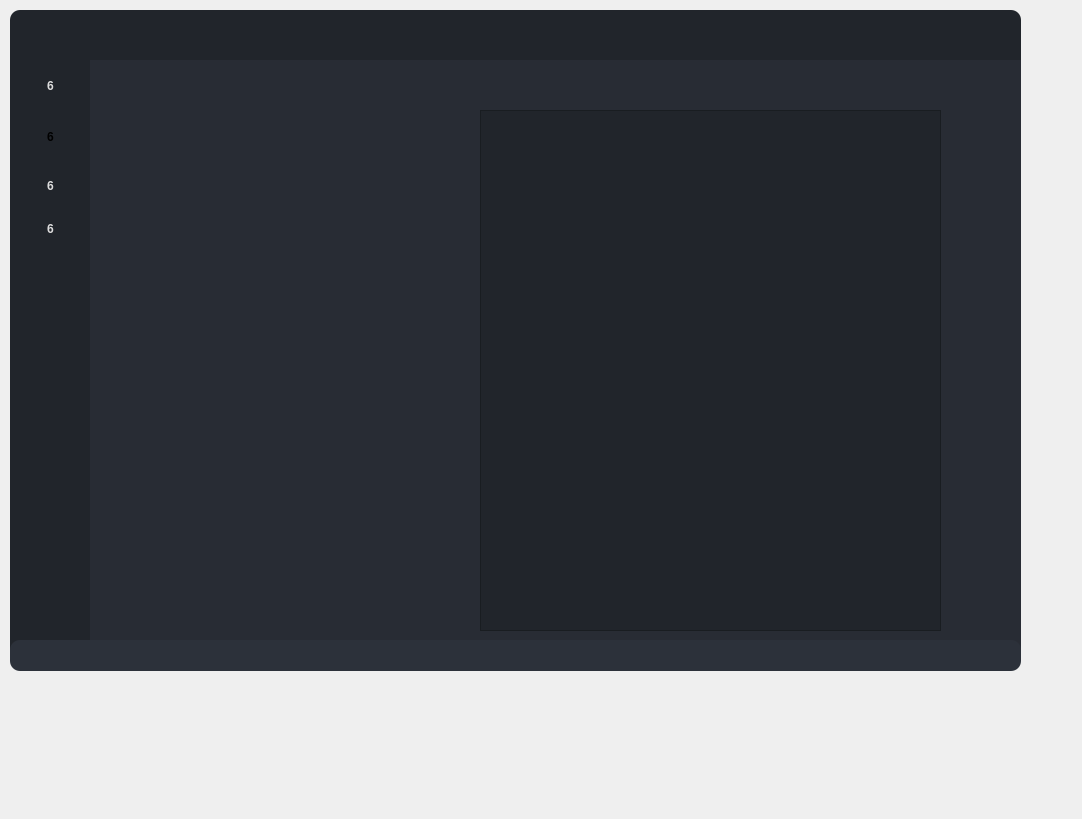
<?xml version="1.0" encoding="UTF-8"?>
<ui version="4.0">
 <class>Form</class>
 <widget class="QWidget" name="Form">
  <property name="geometry">
   <rect>
    <x>0</x>
    <y>0</y>
    <width>1082</width>
    <height>819</height>
   </rect>
  </property>
  <property name="windowTitle">
   <string>Form</string>
  </property>
  <widget class="QFrame" name="frame">
   <property name="geometry">
    <rect>
     <x>10</x>
     <y>10</y>
     <width>1011</width>
     <height>71</height>
    </rect>
   </property>
   <property name="styleSheet">
    <string notr="true">#frame{
	background-color: rgb(33, 37, 43);
	border-radius: 10px;
}</string>
   </property>
   <property name="frameShape">
    <enum>QFrame::StyledPanel</enum>
   </property>
   <property name="frameShadow">
    <enum>QFrame::Raised</enum>
   </property>
   <widget class="QPushButton" name="tip_btn">
    <property name="geometry">
     <rect>
      <x>250</x>
      <y>10</y>
      <width>51</width>
      <height>38</height>
     </rect>
    </property>
    <property name="font">
     <font>
      <family>Segoe UI</family>
      <pointsize>9</pointsize>
      <weight>75</weight>
      <bold>true</bold>
     </font>
    </property>
    <property name="styleSheet">
     <string notr="true">QPushButton {
    border-radius: 10px;
color:#dcdcdc ;
}
QPushButton:hover {
    /* Add your hover effect styles here */
    background-color: rgb(40,44,52); /* Example: change background color to red */
}</string>
    </property>
    <property name="text">
     <string/>
    </property>
    <property name="icon">
     <iconset>
      <normaloff>../../../Desktop/cil-bell.png</normaloff>../../../Desktop/cil-bell.png</iconset>
    </property>
   </widget>
  </widget>
  <widget class="QFrame" name="frame_2">
   <property name="geometry">
    <rect>
     <x>10</x>
     <y>60</y>
     <width>81</width>
     <height>601</height>
    </rect>
   </property>
   <property name="styleSheet">
    <string notr="true">
background-color: rgb(33, 37, 43);
border-radius: 10px;</string>
   </property>
   <property name="frameShape">
    <enum>QFrame::StyledPanel</enum>
   </property>
   <property name="frameShadow">
    <enum>QFrame::Raised</enum>
   </property>
   <widget class="QPushButton" name="exp_data_btn">
    <property name="geometry">
     <rect>
      <x>0</x>
      <y>50</y>
      <width>81</width>
      <height>53</height>
     </rect>
    </property>
    <property name="font">
     <font>
      <family>Segoe UI</family>
      <pointsize>9</pointsize>
      <weight>75</weight>
      <bold>true</bold>
     </font>
    </property>
    <property name="mouseTracking">
     <bool>false</bool>
    </property>
    <property name="autoFillBackground">
     <bool>false</bool>
    </property>
    <property name="styleSheet">
     <string notr="true">QPushButton#exp_data_btn {
    border-radius: 10px;
}
QPushButton:hover {
    /* Add your hover effect styles here */
    background-color: rgb(40,44,52); /* Example: change background color to red */
}</string>
    </property>
    <property name="text">
     <string>6</string>
    </property>
    <property name="icon">
     <iconset>
      <normaloff>../../../Desktop/cil-save.png</normaloff>../../../Desktop/cil-save.png</iconset>
    </property>
    <property name="iconSize">
     <size>
      <width>30</width>
      <height>30</height>
     </size>
    </property>
    <property name="checkable">
     <bool>false</bool>
    </property>
   </widget>
   <widget class="QPushButton" name="dp_btn">
    <property name="geometry">
     <rect>
      <x>0</x>
      <y>100</y>
      <width>81</width>
      <height>51</height>
     </rect>
    </property>
    <property name="font">
     <font>
      <family>Segoe UI</family>
      <pointsize>9</pointsize>
      <weight>75</weight>
      <bold>true</bold>
     </font>
    </property>
    <property name="styleSheet">
     <string notr="true">QPushButton#dp_btn {
    border-radius: 10px;
color:#dcdcdc ;
}
QPushButton:hover {
    /* Add your hover effect styles here */
    background-color: rgb(40,44,52); /* Example: change background color to red */
}
</string>
    </property>
    <property name="text">
     <string>6</string>
    </property>
    <property name="icon">
     <iconset>
      <normaloff>../../../Desktop/cil-pen-alt.png</normaloff>../../../Desktop/cil-pen-alt.png</iconset>
    </property>
   </widget>
   <widget class="QPushButton" name="da_btn">
    <property name="geometry">
     <rect>
      <x>0</x>
      <y>150</y>
      <width>81</width>
      <height>38</height>
     </rect>
    </property>
    <property name="font">
     <font>
      <family>Segoe UI</family>
      <pointsize>9</pointsize>
      <weight>75</weight>
      <bold>true</bold>
     </font>
    </property>
    <property name="styleSheet">
     <string notr="true">QPushButton {
    border-radius: 10px;
color:#dcdcdc ;
}
QPushButton:hover {
    /* Add your hover effect styles here */
    background-color: rgb(40,44,52); /* Example: change background color to red */
}</string>
    </property>
    <property name="text">
     <string>6</string>
    </property>
    <property name="icon">
     <iconset>
      <normaloff>../../../Desktop/cil-chart.png</normaloff>../../../Desktop/cil-chart.png</iconset>
    </property>
   </widget>
   <widget class="QPushButton" name="imp_data_btn">
    <property name="geometry">
     <rect>
      <x>0</x>
      <y>0</y>
      <width>81</width>
      <height>51</height>
     </rect>
    </property>
    <property name="font">
     <font>
      <family>Segoe UI</family>
      <pointsize>9</pointsize>
      <weight>75</weight>
      <bold>true</bold>
     </font>
    </property>
    <property name="mouseTracking">
     <bool>false</bool>
    </property>
    <property name="styleSheet">
     <string notr="true">QPushButton#imp_data_btn {
    border-radius: 10px;
    color:#dcdcdc ;
}

QPushButton:hover {
    /* Add your hover effect styles here */
    background-color: rgb(40,44,52); /* Example: change background color to red */
}
</string>
    </property>
    <property name="text">
     <string>6</string>
    </property>
    <property name="icon">
     <iconset>
      <normaloff>../../../Desktop/cil-cloud-upload.png</normaloff>../../../Desktop/cil-cloud-upload.png</iconset>
    </property>
   </widget>
  </widget>
  <widget class="QStackedWidget" name="menu_stack">
   <property name="geometry">
    <rect>
     <x>90</x>
     <y>60</y>
     <width>931</width>
     <height>591</height>
    </rect>
   </property>
   <property name="styleSheet">
    <string notr="true">background-color: rgb(40, 44, 52);

</string>
   </property>
   <property name="currentIndex">
    <number>0</number>
   </property>
   <widget class="QWidget" name="main_page">
    <widget class="QTableWidget" name="table_IM">
     <property name="geometry">
      <rect>
       <x>390</x>
       <y>50</y>
       <width>461</width>
       <height>521</height>
      </rect>
     </property>
     <property name="styleSheet">
      <string notr="true">background-color: rgb(33, 37, 43);
</string>
     </property>
     <property name="editTriggers">
      <set>QAbstractItemView::NoEditTriggers</set>
     </property>
     <property name="alternatingRowColors">
      <bool>false</bool>
     </property>
     <property name="showGrid">
      <bool>true</bool>
     </property>
    </widget>
   </widget>
   <widget class="QWidget" name="dp_page">
    <property name="styleSheet">
     <string notr="true"/>
    </property>
    <widget class="QTableWidget" name="table_DP">
     <property name="geometry">
      <rect>
       <x>560</x>
       <y>50</y>
       <width>341</width>
       <height>521</height>
      </rect>
     </property>
     <property name="styleSheet">
      <string notr="true">background-color: rgb(33, 37, 43);</string>
     </property>
    </widget>
    <widget class="QFrame" name="frame_3">
     <property name="geometry">
      <rect>
       <x>0</x>
       <y>0</y>
       <width>101</width>
       <height>591</height>
      </rect>
     </property>
     <property name="styleSheet">
      <string notr="true">background-color: rgb(151, 193, 255);
background-color: rgb(33, 37, 43);</string>
     </property>
     <property name="frameShape">
      <enum>QFrame::StyledPanel</enum>
     </property>
     <property name="frameShadow">
      <enum>QFrame::Raised</enum>
     </property>
     <widget class="QPushButton" name="out_had_btn">
      <property name="geometry">
       <rect>
        <x>0</x>
        <y>0</y>
        <width>101</width>
        <height>71</height>
       </rect>
      </property>
      <property name="font">
       <font>
        <family>Segoe UI</family>
        <pointsize>10</pointsize>
        <weight>75</weight>
        <bold>true</bold>
       </font>
      </property>
      <property name="styleSheet">
       <string notr="true">QPushButton#out_had_btn {
    border-radius: 10px;
color:#dcdcdc ;
}

QPushButton:hover {
    /* Add your hover effect styles here */
    background-color: rgb(40,44,52); /* Example: change background color to red */
}</string>
      </property>
      <property name="text">
       <string>Outlier
Handling</string>
      </property>
     </widget>
     <widget class="QPushButton" name="stad_btn">
      <property name="geometry">
       <rect>
        <x>0</x>
        <y>80</y>
        <width>101</width>
        <height>71</height>
       </rect>
      </property>
      <property name="font">
       <font>
        <family>Segoe UI</family>
        <pointsize>10</pointsize>
        <weight>75</weight>
        <bold>true</bold>
       </font>
      </property>
      <property name="styleSheet">
       <string notr="true">QPushButton#stad_btn {
    border-radius: 10px;
color:#dcdcdc ;
}

QPushButton:hover {
    /* Add your hover effect styles here */
    background-color: rgb(40,44,52); /* Example: change background color to red */
}</string>
      </property>
      <property name="text">
       <string>Standardize</string>
      </property>
     </widget>
     <widget class="QPushButton" name="dim_red_btn">
      <property name="geometry">
       <rect>
        <x>0</x>
        <y>160</y>
        <width>101</width>
        <height>71</height>
       </rect>
      </property>
      <property name="font">
       <font>
        <family>Segoe UI</family>
        <pointsize>10</pointsize>
        <weight>75</weight>
        <bold>true</bold>
       </font>
      </property>
      <property name="styleSheet">
       <string notr="true">QPushButton#dim_red_btn {
    border-radius: 10px;
color:#dcdcdc ;
}

QPushButton:hover {
    /* Add your hover effect styles here */
    background-color: rgb(40,44,52); /* Example: change background color to red */
}</string>
      </property>
      <property name="text">
       <string>Dimension
Reduction</string>
      </property>
     </widget>
    </widget>
    <widget class="QStackedWidget" name="dp_stack">
     <property name="geometry">
      <rect>
       <x>110</x>
       <y>50</y>
       <width>371</width>
       <height>521</height>
      </rect>
     </property>
     <property name="styleSheet">
      <string notr="true">background-color: rgb(44, 49, 58);</string>
     </property>
     <property name="currentIndex">
      <number>0</number>
     </property>
     <widget class="QWidget" name="dp_blank_page">
      <property name="styleSheet">
       <string notr="true">background-color: rgb(40, 44, 52);</string>
      </property>
     </widget>
     <widget class="QWidget" name="out_had_page">
      <property name="styleSheet">
       <string notr="true">background-color: rgb(220, 220, 220);
background-color: rgb(44, 49, 58);</string>
      </property>
      <widget class="QLabel" name="label_13">
       <property name="geometry">
        <rect>
         <x>90</x>
         <y>20</y>
         <width>181</width>
         <height>41</height>
        </rect>
       </property>
       <property name="font">
        <font>
         <family>Segoe UI</family>
         <pointsize>13</pointsize>
         <weight>75</weight>
         <bold>true</bold>
        </font>
       </property>
       <property name="styleSheet">
        <string notr="true">color: #dcdcdc;</string>
       </property>
       <property name="text">
        <string>&lt;html&gt;&lt;head/&gt;&lt;body&gt;&lt;p align=&quot;center&quot;&gt;Outlier Handling&lt;/p&gt;&lt;/body&gt;&lt;/html&gt;</string>
       </property>
      </widget>
      <widget class="QComboBox" name="stad_method_2">
       <property name="geometry">
        <rect>
         <x>90</x>
         <y>120</y>
         <width>171</width>
         <height>31</height>
        </rect>
       </property>
       <property name="font">
        <font>
         <family>Segoe UI</family>
         <pointsize>10</pointsize>
         <weight>75</weight>
         <bold>true</bold>
        </font>
       </property>
       <property name="styleSheet">
        <string notr="true">background-color: rgb(204, 213, 240);
background-color: rgb(160, 182, 255);</string>
       </property>
       <property name="placeholderText">
        <string>Select Method</string>
       </property>
       <item>
        <property name="text">
         <string>Remove Duplicate</string>
        </property>
       </item>
      </widget>
      <widget class="QPushButton" name="out_had_apply">
       <property name="geometry">
        <rect>
         <x>130</x>
         <y>210</y>
         <width>91</width>
         <height>41</height>
        </rect>
       </property>
       <property name="font">
        <font>
         <family>Segoe UI</family>
         <pointsize>10</pointsize>
         <weight>75</weight>
         <bold>true</bold>
        </font>
       </property>
       <property name="styleSheet">
        <string notr="true">QPushButton#out_had_apply {
	
    border-radius: 10px;
    color:#dcdcdc ;
}

QPushButton:hover {
    /* Add your hover effect styles here */
    background-color: rgb(40,44,52); /* Example: change background color to red */
}
</string>
       </property>
       <property name="text">
        <string>Apply</string>
       </property>
      </widget>
     </widget>
     <widget class="QWidget" name="stad_page">
      <property name="styleSheet">
       <string notr="true">background-color: rgb(220, 220, 220);
background-color: rgb(44, 49, 58);</string>
      </property>
      <widget class="QLabel" name="label_5">
       <property name="geometry">
        <rect>
         <x>100</x>
         <y>20</y>
         <width>181</width>
         <height>41</height>
        </rect>
       </property>
       <property name="font">
        <font>
         <family>Segoe UI</family>
         <pointsize>13</pointsize>
         <weight>75</weight>
         <bold>true</bold>
        </font>
       </property>
       <property name="styleSheet">
        <string notr="true">color: #dcdcdc;</string>
       </property>
       <property name="text">
        <string>&lt;html&gt;&lt;head/&gt;&lt;body&gt;&lt;p align=&quot;center&quot;&gt;&lt;span style=&quot; font-weight:600;&quot;&gt;Data Standardization&lt;/span&gt;&lt;/p&gt;&lt;/body&gt;&lt;/html&gt;</string>
       </property>
      </widget>
      <widget class="QComboBox" name="stad_method">
       <property name="geometry">
        <rect>
         <x>100</x>
         <y>100</y>
         <width>171</width>
         <height>31</height>
        </rect>
       </property>
       <property name="font">
        <font>
         <family>Segoe UI</family>
         <pointsize>10</pointsize>
         <weight>75</weight>
         <bold>true</bold>
        </font>
       </property>
       <property name="styleSheet">
        <string notr="true">background-color: rgb(204, 213, 240);
background-color: rgb(160, 182, 255);</string>
       </property>
       <property name="placeholderText">
        <string>Select Method</string>
       </property>
       <item>
        <property name="text">
         <string>min-max</string>
        </property>
       </item>
       <item>
        <property name="text">
         <string>z-score</string>
        </property>
       </item>
      </widget>
      <widget class="QPushButton" name="stad_apply">
       <property name="geometry">
        <rect>
         <x>140</x>
         <y>220</y>
         <width>91</width>
         <height>41</height>
        </rect>
       </property>
       <property name="font">
        <font>
         <family>Segoe UI</family>
         <pointsize>10</pointsize>
         <weight>75</weight>
         <bold>true</bold>
        </font>
       </property>
       <property name="styleSheet">
        <string notr="true">QPushButton#stad_apply {
    border-radius: 10px;
    color:#dcdcdc ;
}

QPushButton:hover {
    /* Add your hover effect styles here */
    background-color: rgb(40,44,52); /* Example: change background color to red */
}</string>
       </property>
       <property name="text">
        <string>Apply</string>
       </property>
      </widget>
     </widget>
     <widget class="QWidget" name="dim_red_page">
      <property name="styleSheet">
       <string notr="true">background-color: rgb(220, 220, 220);
background-color: rgb(44, 49, 58);</string>
      </property>
      <widget class="QLabel" name="label_6">
       <property name="geometry">
        <rect>
         <x>60</x>
         <y>20</y>
         <width>261</width>
         <height>41</height>
        </rect>
       </property>
       <property name="font">
        <font>
         <family>Segoe UI</family>
         <pointsize>13</pointsize>
         <weight>75</weight>
         <bold>true</bold>
        </font>
       </property>
       <property name="styleSheet">
        <string notr="true">color: #dcdcdc;</string>
       </property>
       <property name="text">
        <string>&lt;html&gt;&lt;head/&gt;&lt;body&gt;&lt;p align=&quot;center&quot;&gt;Data Dimention-Reduction&lt;/p&gt;&lt;/body&gt;&lt;/html&gt;</string>
       </property>
      </widget>
      <widget class="QComboBox" name="dim_red_method">
       <property name="geometry">
        <rect>
         <x>80</x>
         <y>90</y>
         <width>191</width>
         <height>31</height>
        </rect>
       </property>
       <property name="font">
        <font>
         <family>Segoe UI</family>
         <pointsize>10</pointsize>
         <weight>75</weight>
         <bold>true</bold>
        </font>
       </property>
       <property name="styleSheet">
        <string notr="true">background-color: rgb(204, 213, 240);
background-color: rgb(160, 182, 255);</string>
       </property>
       <property name="placeholderText">
        <string>Select Method</string>
       </property>
       <item>
        <property name="text">
         <string>PCA</string>
        </property>
       </item>
       <item>
        <property name="text">
         <string>NMF</string>
        </property>
       </item>
       <item>
        <property name="text">
         <string>LDA</string>
        </property>
       </item>
       <item>
        <property name="text">
         <string>TSNE</string>
        </property>
       </item>
       <item>
        <property name="text">
         <string>ISOmap</string>
        </property>
       </item>
      </widget>
      <widget class="QSpinBox" name="reduced_dim">
       <property name="geometry">
        <rect>
         <x>150</x>
         <y>180</y>
         <width>121</width>
         <height>22</height>
        </rect>
       </property>
       <property name="styleSheet">
        <string notr="true">background-color: rgb(160, 182, 255);</string>
       </property>
      </widget>
      <widget class="QLabel" name="label_7">
       <property name="geometry">
        <rect>
         <x>70</x>
         <y>180</y>
         <width>71</width>
         <height>21</height>
        </rect>
       </property>
       <property name="font">
        <font>
         <family>Segoe UI</family>
         <weight>75</weight>
         <bold>true</bold>
        </font>
       </property>
       <property name="styleSheet">
        <string notr="true">color: #dcdcdc;</string>
       </property>
       <property name="text">
        <string>&lt;html&gt;&lt;head/&gt;&lt;body&gt;&lt;p align=&quot;center&quot;&gt;Dimension&lt;/p&gt;&lt;/body&gt;&lt;/html&gt;</string>
       </property>
      </widget>
      <widget class="QPushButton" name="dim_red_apply">
       <property name="geometry">
        <rect>
         <x>130</x>
         <y>410</y>
         <width>91</width>
         <height>41</height>
        </rect>
       </property>
       <property name="font">
        <font>
         <family>Segoe UI</family>
         <pointsize>10</pointsize>
         <weight>75</weight>
         <bold>true</bold>
        </font>
       </property>
       <property name="styleSheet">
        <string notr="true">QPushButton#dim_red_apply {
    border-radius: 10px;
    color:#dcdcdc ;
}

QPushButton:hover {
    /* Add your hover effect styles here */
    background-color: rgb(40,44,52); /* Example: change background color to red */
}
</string>
       </property>
       <property name="text">
        <string>Apply</string>
       </property>
      </widget>
      <widget class="QPushButton" name="del_col_btn">
       <property name="geometry">
        <rect>
         <x>90</x>
         <y>340</y>
         <width>171</width>
         <height>41</height>
        </rect>
       </property>
       <property name="font">
        <font>
         <family>Segoe UI</family>
         <pointsize>10</pointsize>
         <weight>75</weight>
         <bold>true</bold>
        </font>
       </property>
       <property name="styleSheet">
        <string notr="true">QPushButton#del_col_btn {
    border-radius: 10px;
    color:#dcdcdc ;
}

QPushButton:hover {
    /* Add your hover effect styles here */
    background-color: rgb(40,44,52); /* Example: change background color to red */
}
</string>
       </property>
       <property name="text">
        <string>Delete Column</string>
       </property>
      </widget>
      <widget class="QComboBox" name="dim_red_label">
       <property name="geometry">
        <rect>
         <x>160</x>
         <y>260</y>
         <width>151</width>
         <height>31</height>
        </rect>
       </property>
       <property name="font">
        <font>
         <family>Segoe UI</family>
         <pointsize>10</pointsize>
         <weight>75</weight>
         <bold>true</bold>
        </font>
       </property>
       <property name="styleSheet">
        <string notr="true">background-color: rgb(204, 213, 240);
background-color: rgb(160, 182, 255);</string>
       </property>
       <property name="placeholderText">
        <string>Select Method</string>
       </property>
      </widget>
      <widget class="QLabel" name="label_14">
       <property name="geometry">
        <rect>
         <x>20</x>
         <y>260</y>
         <width>141</width>
         <height>31</height>
        </rect>
       </property>
       <property name="font">
        <font>
         <family>Segoe UI</family>
         <weight>75</weight>
         <bold>true</bold>
        </font>
       </property>
       <property name="styleSheet">
        <string notr="true">color: #dcdcdc;</string>
       </property>
       <property name="text">
        <string>&lt;html&gt;&lt;head/&gt;&lt;body&gt;&lt;p align=&quot;center&quot;&gt;Choose Label&lt;/p&gt;&lt;/body&gt;&lt;/html&gt;</string>
       </property>
      </widget>
     </widget>
     <widget class="QWidget" name="del_col_page">
      <widget class="QPushButton" name="back_dim_red">
       <property name="geometry">
        <rect>
         <x>140</x>
         <y>480</y>
         <width>91</width>
         <height>41</height>
        </rect>
       </property>
       <property name="font">
        <font>
         <family>Segoe UI</family>
         <pointsize>10</pointsize>
         <weight>75</weight>
         <bold>true</bold>
        </font>
       </property>
       <property name="styleSheet">
        <string notr="true">QPushButton#back_dim_red {
    border-radius: 10px;
    color:#dcdcdc ;
}

QPushButton:hover {
    /* Add your hover effect styles here */
    background-color: rgb(40,44,52); /* Example: change background color to red */
}
</string>
       </property>
       <property name="text">
        <string>Selected</string>
       </property>
      </widget>
     </widget>
    </widget>
    <widget class="Line" name="line">
     <property name="geometry">
      <rect>
       <x>513</x>
       <y>60</y>
       <width>16</width>
       <height>501</height>
      </rect>
     </property>
     <property name="orientation">
      <enum>Qt::Vertical</enum>
     </property>
    </widget>
   </widget>
   <widget class="QWidget" name="da_page">
    <widget class="QFrame" name="frame_4">
     <property name="geometry">
      <rect>
       <x>0</x>
       <y>0</y>
       <width>101</width>
       <height>591</height>
      </rect>
     </property>
     <property name="styleSheet">
      <string notr="true">background-color: rgb(33, 37, 43);</string>
     </property>
     <property name="frameShape">
      <enum>QFrame::StyledPanel</enum>
     </property>
     <property name="frameShadow">
      <enum>QFrame::Raised</enum>
     </property>
     <widget class="QPushButton" name="regression_btn">
      <property name="geometry">
       <rect>
        <x>10</x>
        <y>40</y>
        <width>75</width>
        <height>71</height>
       </rect>
      </property>
      <property name="font">
       <font>
        <family>Segoe UI</family>
        <pointsize>10</pointsize>
        <weight>75</weight>
        <bold>true</bold>
       </font>
      </property>
      <property name="styleSheet">
       <string notr="true">QPushButton#regression_btn {
    border-radius: 10px;
    color:#dcdcdc ;
}

QPushButton:hover {
    /* Add your hover effect styles here */
    background-color: rgb(40,44,52); /* Example: change background color to red */
}
</string>
      </property>
      <property name="text">
       <string>Regression</string>
      </property>
     </widget>
     <widget class="QPushButton" name="ml_btn">
      <property name="geometry">
       <rect>
        <x>10</x>
        <y>150</y>
        <width>75</width>
        <height>71</height>
       </rect>
      </property>
      <property name="font">
       <font>
        <family>Segoe UI</family>
        <pointsize>10</pointsize>
        <weight>75</weight>
        <bold>true</bold>
       </font>
      </property>
      <property name="styleSheet">
       <string notr="true">QPushButton#ml_btn {
    border-radius: 10px;
    color:#dcdcdc ;
}

QPushButton:hover {
    /* Add your hover effect styles here */
    background-color: rgb(40,44,52); /* Example: change background color to red */
}
</string>
      </property>
      <property name="text">
       <string>Machine
Learning</string>
      </property>
     </widget>
    </widget>
    <widget class="QStackedWidget" name="da_stack">
     <property name="geometry">
      <rect>
       <x>110</x>
       <y>50</y>
       <width>371</width>
       <height>521</height>
      </rect>
     </property>
     <property name="styleSheet">
      <string notr="true"/>
     </property>
     <property name="currentIndex">
      <number>0</number>
     </property>
     <widget class="QWidget" name="da_blank">
      <property name="styleSheet">
       <string notr="true"/>
      </property>
     </widget>
     <widget class="QWidget" name="regression_page">
      <property name="styleSheet">
       <string notr="true">background-color: rgb(220, 220, 220);
background-color: rgb(44, 49, 58);</string>
      </property>
      <widget class="QLabel" name="label_8">
       <property name="geometry">
        <rect>
         <x>80</x>
         <y>20</y>
         <width>181</width>
         <height>41</height>
        </rect>
       </property>
       <property name="font">
        <font>
         <family>Segoe UI</family>
         <pointsize>13</pointsize>
         <weight>75</weight>
         <bold>true</bold>
        </font>
       </property>
       <property name="styleSheet">
        <string notr="true">color: #dcdcdc;</string>
       </property>
       <property name="text">
        <string>&lt;html&gt;&lt;head/&gt;&lt;body&gt;&lt;p align=&quot;center&quot;&gt;Regression &lt;/p&gt;&lt;/body&gt;&lt;/html&gt;</string>
       </property>
      </widget>
      <widget class="QComboBox" name="regression_method">
       <property name="geometry">
        <rect>
         <x>80</x>
         <y>100</y>
         <width>171</width>
         <height>31</height>
        </rect>
       </property>
       <property name="font">
        <font>
         <family>Segoe UI</family>
         <pointsize>10</pointsize>
         <weight>75</weight>
         <bold>true</bold>
        </font>
       </property>
       <property name="styleSheet">
        <string notr="true">background-color: rgb(204, 213, 240);
background-color: rgb(160, 182, 255);</string>
       </property>
       <property name="placeholderText">
        <string>Select Method</string>
       </property>
       <item>
        <property name="text">
         <string>Logistic Regression</string>
        </property>
       </item>
       <item>
        <property name="text">
         <string>Linear Regression</string>
        </property>
       </item>
      </widget>
      <widget class="QPushButton" name="regression_choose">
       <property name="geometry">
        <rect>
         <x>120</x>
         <y>300</y>
         <width>91</width>
         <height>41</height>
        </rect>
       </property>
       <property name="font">
        <font>
         <family>Segoe UI</family>
         <pointsize>10</pointsize>
         <weight>75</weight>
         <bold>true</bold>
        </font>
       </property>
       <property name="styleSheet">
        <string notr="true">QPushButton#regression_choose {
    border-radius: 10px;
    color:#dcdcdc ;
}

QPushButton:hover {
    /* Add your hover effect styles here */
    background-color: rgb(40,44,52); /* Example: change background color to red */
}
</string>
       </property>
       <property name="text">
        <string>Apply</string>
       </property>
      </widget>
     </widget>
     <widget class="QWidget" name="ml_page">
      <property name="styleSheet">
       <string notr="true">background-color: rgb(220, 220, 220);
background-color: rgb(44, 49, 58);</string>
      </property>
      <widget class="QLabel" name="label_9">
       <property name="geometry">
        <rect>
         <x>60</x>
         <y>20</y>
         <width>261</width>
         <height>41</height>
        </rect>
       </property>
       <property name="font">
        <font>
         <family>Segoe UI</family>
         <pointsize>13</pointsize>
         <weight>75</weight>
         <bold>true</bold>
        </font>
       </property>
       <property name="styleSheet">
        <string notr="true">color: #dcdcdc;</string>
       </property>
       <property name="text">
        <string>&lt;html&gt;&lt;head/&gt;&lt;body&gt;&lt;p align=&quot;center&quot;&gt;Machine Learning&lt;/p&gt;&lt;/body&gt;&lt;/html&gt;</string>
       </property>
      </widget>
      <widget class="QComboBox" name="ml_method">
       <property name="geometry">
        <rect>
         <x>90</x>
         <y>90</y>
         <width>191</width>
         <height>31</height>
        </rect>
       </property>
       <property name="font">
        <font>
         <family>Segoe UI</family>
         <pointsize>10</pointsize>
         <weight>75</weight>
         <bold>true</bold>
        </font>
       </property>
       <property name="styleSheet">
        <string notr="true">background-color: rgb(204, 213, 240);
background-color: rgb(160, 182, 255);</string>
       </property>
       <property name="placeholderText">
        <string>Select Method</string>
       </property>
       <item>
        <property name="text">
         <string>KNN</string>
        </property>
       </item>
       <item>
        <property name="text">
         <string>Decision Tree</string>
        </property>
       </item>
       <item>
        <property name="text">
         <string>Random Forest</string>
        </property>
       </item>
       <item>
        <property name="text">
         <string>SVM</string>
        </property>
       </item>
      </widget>
      <widget class="QPushButton" name="ml_choose">
       <property name="geometry">
        <rect>
         <x>140</x>
         <y>170</y>
         <width>91</width>
         <height>41</height>
        </rect>
       </property>
       <property name="font">
        <font>
         <family>Segoe UI</family>
         <pointsize>10</pointsize>
         <weight>75</weight>
         <bold>true</bold>
        </font>
       </property>
       <property name="styleSheet">
        <string notr="true">QPushButton#ml_choose {
    border-radius: 10px;
    color:#dcdcdc ;
}

QPushButton:hover {
    /* Add your hover effect styles here */
    background-color: rgb(40,44,52); /* Example: change background color to red */
}
</string>
       </property>
       <property name="text">
        <string>Choose</string>
       </property>
      </widget>
     </widget>
     <widget class="QWidget" name="knn_page">
      <property name="styleSheet">
       <string notr="true">background-color: rgb(220, 220, 220);
background-color: rgb(44, 49, 58);</string>
      </property>
      <widget class="QLabel" name="label_11">
       <property name="geometry">
        <rect>
         <x>50</x>
         <y>20</y>
         <width>261</width>
         <height>41</height>
        </rect>
       </property>
       <property name="font">
        <font>
         <family>Segoe UI</family>
         <pointsize>13</pointsize>
         <weight>75</weight>
         <bold>true</bold>
        </font>
       </property>
       <property name="styleSheet">
        <string notr="true">color: #dcdcdc;</string>
       </property>
       <property name="text">
        <string>&lt;html&gt;&lt;head/&gt;&lt;body&gt;&lt;p align=&quot;center&quot;&gt;KNN Algorithm&lt;/p&gt;&lt;/body&gt;&lt;/html&gt;</string>
       </property>
      </widget>
      <widget class="QPushButton" name="knn_train_btn">
       <property name="geometry">
        <rect>
         <x>140</x>
         <y>350</y>
         <width>91</width>
         <height>41</height>
        </rect>
       </property>
       <property name="font">
        <font>
         <family>Segoe UI</family>
         <pointsize>10</pointsize>
         <weight>75</weight>
         <bold>true</bold>
        </font>
       </property>
       <property name="styleSheet">
        <string notr="true">QPushButton#knn_train_btn {
    border-radius: 10px;
    color:#dcdcdc ;
}

QPushButton:hover {
    /* Add your hover effect styles here */
    background-color: rgb(40,44,52); /* Example: change background color to red */
}
</string>
       </property>
       <property name="text">
        <string>Apply</string>
       </property>
      </widget>
      <widget class="QComboBox" name="class_selection_knn">
       <property name="geometry">
        <rect>
         <x>180</x>
         <y>140</y>
         <width>131</width>
         <height>21</height>
        </rect>
       </property>
       <property name="styleSheet">
        <string notr="true">background-color: rgb(160, 182, 255);</string>
       </property>
       <property name="placeholderText">
        <string>choose class</string>
       </property>
      </widget>
      <widget class="QLabel" name="label_15">
       <property name="geometry">
        <rect>
         <x>60</x>
         <y>140</y>
         <width>111</width>
         <height>21</height>
        </rect>
       </property>
       <property name="font">
        <font>
         <family>Segoe UI</family>
         <weight>75</weight>
         <bold>true</bold>
        </font>
       </property>
       <property name="styleSheet">
        <string notr="true">color: #dcdcdc;</string>
       </property>
       <property name="text">
        <string>&lt;html&gt;&lt;head/&gt;&lt;body&gt;&lt;p align=&quot;center&quot;&gt;Label Selection&lt;/p&gt;&lt;/body&gt;&lt;/html&gt;</string>
       </property>
      </widget>
     </widget>
     <widget class="QWidget" name="result_page">
      <property name="styleSheet">
       <string notr="true">background-color: rgb(44, 49, 58);</string>
      </property>
      <widget class="QLabel" name="label_16">
       <property name="geometry">
        <rect>
         <x>50</x>
         <y>20</y>
         <width>261</width>
         <height>41</height>
        </rect>
       </property>
       <property name="font">
        <font>
         <family>Segoe UI</family>
         <pointsize>13</pointsize>
         <weight>75</weight>
         <bold>true</bold>
        </font>
       </property>
       <property name="styleSheet">
        <string notr="true">color: #dcdcdc;</string>
       </property>
       <property name="text">
        <string>&lt;html&gt;&lt;head/&gt;&lt;body&gt;&lt;p align=&quot;center&quot;&gt;Training Result&lt;/p&gt;&lt;/body&gt;&lt;/html&gt;</string>
       </property>
      </widget>
      <widget class="QTableWidget" name="cm_table">
       <property name="geometry">
        <rect>
         <x>10</x>
         <y>110</y>
         <width>351</width>
         <height>161</height>
        </rect>
       </property>
       <property name="styleSheet">
        <string notr="true">background-color: rgb(40, 44, 52);
color: #bcbcbc;</string>
       </property>
       <property name="editTriggers">
        <set>QAbstractItemView::NoEditTriggers</set>
       </property>
      </widget>
      <widget class="QLabel" name="label_17">
       <property name="geometry">
        <rect>
         <x>30</x>
         <y>80</y>
         <width>111</width>
         <height>21</height>
        </rect>
       </property>
       <property name="font">
        <font>
         <family>Segoe UI</family>
         <weight>75</weight>
         <bold>true</bold>
        </font>
       </property>
       <property name="styleSheet">
        <string notr="true">color: #dcdcdc;</string>
       </property>
       <property name="text">
        <string>&lt;html&gt;&lt;head/&gt;&lt;body&gt;&lt;p align=&quot;center&quot;&gt;Confusion Matrix&lt;/p&gt;&lt;/body&gt;&lt;/html&gt;</string>
       </property>
      </widget>
      <widget class="QLabel" name="label_18">
       <property name="geometry">
        <rect>
         <x>30</x>
         <y>290</y>
         <width>341</width>
         <height>21</height>
        </rect>
       </property>
       <property name="font">
        <font>
         <family>Segoe UI</family>
         <weight>75</weight>
         <bold>true</bold>
        </font>
       </property>
       <property name="styleSheet">
        <string notr="true">color: #dcdcdc;</string>
       </property>
       <property name="text">
        <string>&lt;html&gt;&lt;head/&gt;&lt;body&gt;&lt;p align=&quot;center&quot;&gt;Accuracy Scores &lt;/p&gt;&lt;/body&gt;&lt;/html&gt;</string>
       </property>
      </widget>
      <widget class="QPushButton" name="matplot_btn">
       <property name="geometry">
        <rect>
         <x>30</x>
         <y>460</y>
         <width>91</width>
         <height>41</height>
        </rect>
       </property>
       <property name="font">
        <font>
         <family>Segoe UI</family>
         <pointsize>10</pointsize>
         <weight>75</weight>
         <bold>true</bold>
        </font>
       </property>
       <property name="styleSheet">
        <string notr="true">QPushButton#matplot_btn {
    border-radius: 10px;
    color:#dcdcdc ;
}

QPushButton:hover {
    /* Add your hover effect styles here */
    background-color: rgb(40,44,52); /* Example: change background color to red */
}
</string>
       </property>
       <property name="text">
        <string>Generate
Pictures</string>
       </property>
      </widget>
      <widget class="QPushButton" name="back_result_btn">
       <property name="geometry">
        <rect>
         <x>210</x>
         <y>460</y>
         <width>91</width>
         <height>41</height>
        </rect>
       </property>
       <property name="font">
        <font>
         <family>Segoe UI</family>
         <pointsize>10</pointsize>
         <weight>75</weight>
         <bold>true</bold>
        </font>
       </property>
       <property name="styleSheet">
        <string notr="true">QPushButton#back_result_btn {
    border-radius: 10px;
    color:#dcdcdc ;
}

QPushButton:hover {
    /* Add your hover effect styles here */
    background-color: rgb(40,44,52); /* Example: change background color to red */
}
</string>
       </property>
       <property name="text">
        <string>Back</string>
       </property>
      </widget>
      <widget class="QPlainTextEdit" name="as_table">
       <property name="geometry">
        <rect>
         <x>13</x>
         <y>330</y>
         <width>351</width>
         <height>91</height>
        </rect>
       </property>
       <property name="font">
        <font>
         <family>Segoe UI</family>
         <pointsize>10</pointsize>
         <weight>75</weight>
         <bold>true</bold>
        </font>
       </property>
       <property name="styleSheet">
        <string notr="true">background-color: rgb(40, 44, 52);
color: #bcbcbc;</string>
       </property>
       <property name="readOnly">
        <bool>true</bool>
       </property>
      </widget>
     </widget>
    </widget>
    <widget class="QTableWidget" name="table_DA">
     <property name="geometry">
      <rect>
       <x>560</x>
       <y>50</y>
       <width>341</width>
       <height>521</height>
      </rect>
     </property>
     <property name="styleSheet">
      <string notr="true">background-color: rgb(33, 37, 43);</string>
     </property>
     <property name="editTriggers">
      <set>QAbstractItemView::NoEditTriggers</set>
     </property>
    </widget>
    <widget class="Line" name="line_2">
     <property name="geometry">
      <rect>
       <x>510</x>
       <y>60</y>
       <width>16</width>
       <height>501</height>
      </rect>
     </property>
     <property name="orientation">
      <enum>Qt::Vertical</enum>
     </property>
    </widget>
   </widget>
  </widget>
  <widget class="QFrame" name="frame_5">
   <property name="geometry">
    <rect>
     <x>10</x>
     <y>640</y>
     <width>1011</width>
     <height>31</height>
    </rect>
   </property>
   <property name="styleSheet">
    <string notr="true">background-color: rgb(44, 49, 58);
border-radius: 10px;</string>
   </property>
   <property name="frameShape">
    <enum>QFrame::StyledPanel</enum>
   </property>
   <property name="frameShadow">
    <enum>QFrame::Raised</enum>
   </property>
  </widget>
 </widget>
 <resources/>
 <connections/>
</ui>
